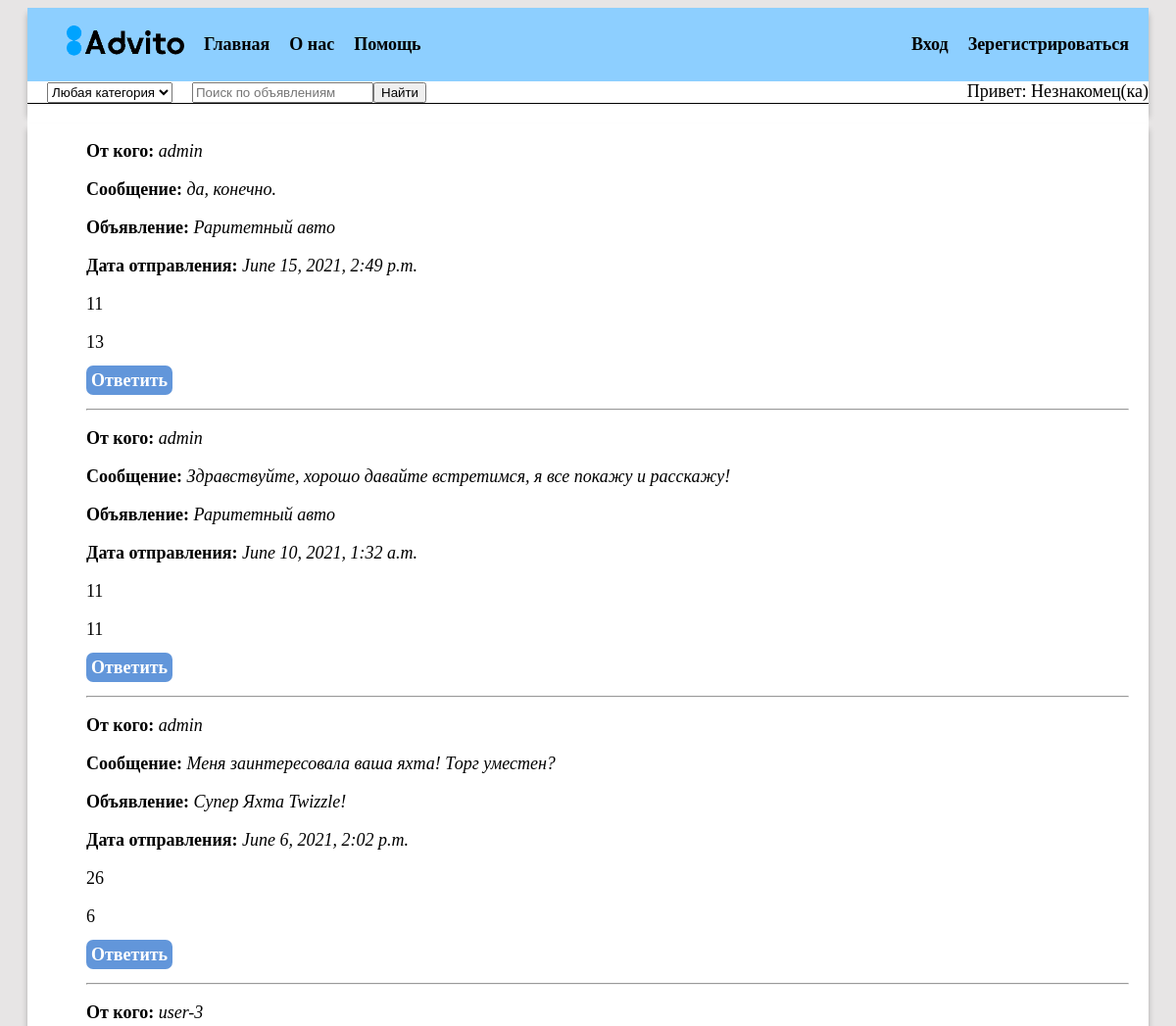
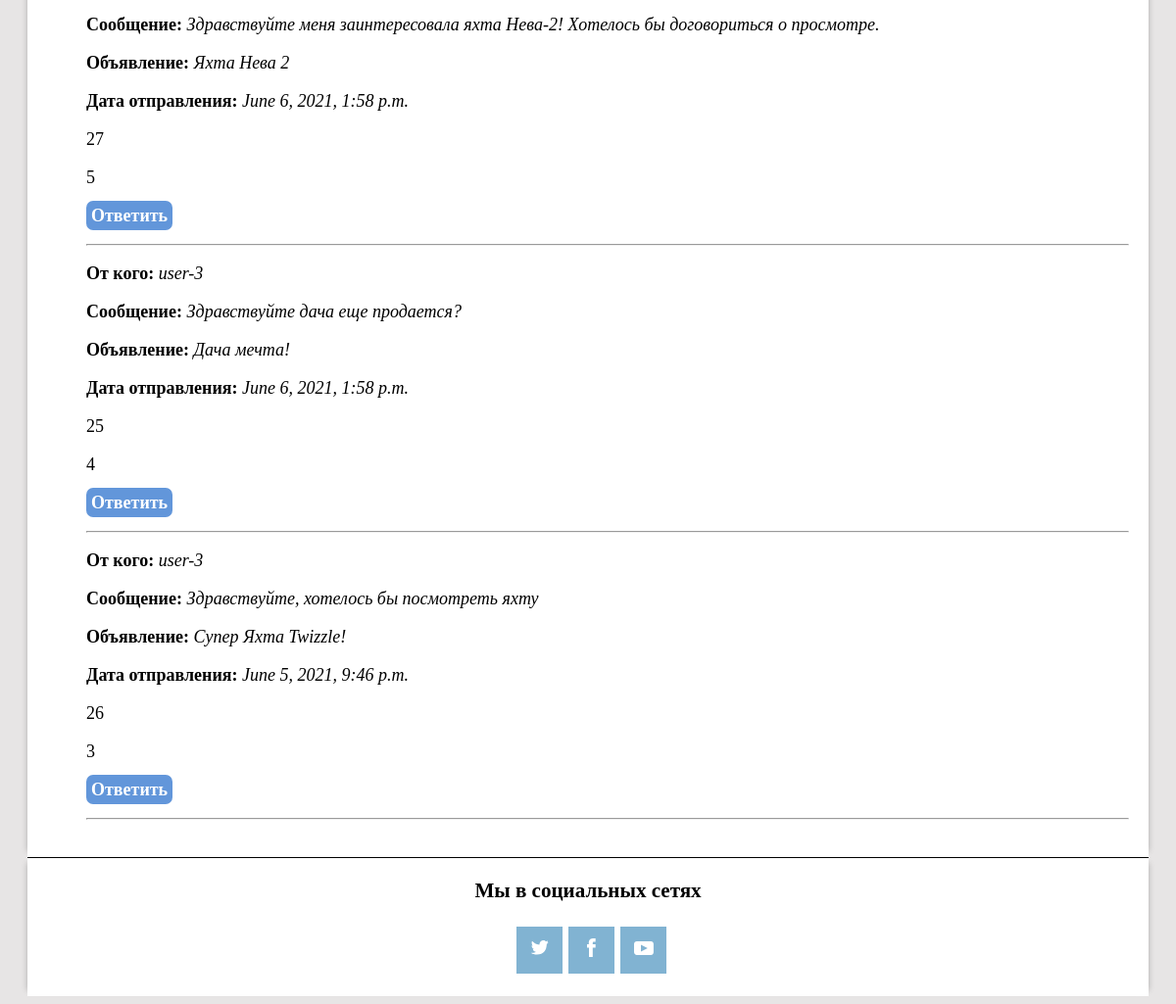
Page /advito/8/profile/message_to/ on the committed database (2 pictures, top to bottom).
### advito/models.py (models this page shows, shortened)
class Message(models.Model):
    author = models.ForeignKey(Profile, on_delete=models.CASCADE, verbose_name="Автор сообщения")
    to_whom = models.ForeignKey(User, on_delete=models.CASCADE, verbose_name="Кому сообщение")
    in_post = models.ForeignKey(Post, on_delete=models.CASCADE, null=True)
    text = models.TextField(verbose_name="Сообщение", blank=True, max_length=300)
    date_pub = models.DateTimeField(default=timezone.now, verbose_name="Дата создания")
    date_edit = models.DateTimeField(default=timezone.now, verbose_name="Дата редактирования")

class Profile(models.Model):
    user = models.OneToOneField(User, on_delete=models.CASCADE, related_name='user_profile')
    birth_date = models.DateField(verbose_name='Дата рождения', blank=True, null=True, validators=[validate_birth_date])
    about = models.TextField(verbose_name="Информация о пользователе", blank=True, max_length=300)
    phone = models.CharField(verbose_name="Телефон", null=True, blank=True, max_length=50)
    avatar = models.ImageField(verbose_name="Фото пользователя", upload_to=user_avatar_path)
    town = models.CharField(verbose_name="Город", null=True, blank=True, max_length=30)
    subscribers = models.ManyToManyField(User, blank=True, verbose_name="Подписчики пользователя", related_name='subscribers')
    def __str__(self):
        return f'{self.user}'

class Post(models.Model):
    author = models.ForeignKey(User, on_delete=models.CASCADE)
    category = models.ForeignKey(CategoryPost, on_delete=models.CASCADE, verbose_name="Категория", related_name='category')
    price = models.FloatField(verbose_name="Цена", blank=True)
    name_descript = models.CharField(max_length=200,  blank=True, verbose_name="Название объявления")
    description = models.TextField(max_length=1000, blank=True, verbose_name="Описание объявления")
    image = models.ImageField(upload_to=user_directory_path, verbose_name="Фото объявления")
    date_pub = models.DateTimeField(default=timezone.now, verbose_name="Дата объявления")
    date_edit = models.DateTimeField(default=timezone.now, verbose_name="Дата редактирования")
    class Meta:
        ordering=['-date_pub']

### advito/views_auth.py (the view)
# urls.py: path('<int:user_id>/profile/message_to/', views_auth.MessageToProfileView.as_view(), name='message_to_profile'),
class MessageToProfileView(ListView):
    model = Message
    categories= CategoryPost.objects.all()
    template_name = 'my_auth/message_to_profile.html'
    extra_context = {'categories':categories, }
    context = {}
    def get(self, request, *args, **kwargs):
        user_id = request.user.id
        if self.request.user.is_authenticated:
            messages = self.model.objects.filter(
                to_whom=user_id,
                date_pub__year=2021
            ).order_by('-date_pub')
            self.context['messages'] = messages
        return render(request, self.template_name, self.context)

### advito/templates/my_auth/message_to_profile.html (shortened to what this page needs)
{% extends 'base.html' %}
{% block content %}
  <div class="message-to-profile">
    {% if messages %}
      <ul class="messages-to">
        {% for message in messages %}
          <li class="message">
            <p class="message__name">От кого: <i class="message__name_text">{{ message.author }}</i></p>
            <p class="message__name">Сообщение: <i class="message__name_text">{{ message.text }}</i></p>
            <p class="message__name">Объявление: <i class="message__name_text">{{ message.in_post.name_descript }}</i></p>
            <p class="message__name">Дата отправления: <i class="message__name_text">{{ message.date_pub }}</i></p>
          </li>
        <p>{{message.in_post.id}}</p>
        <p>{{message.id}}</p>
          <p><a class="message-button" href="{% url 'advito:post_message_reply' message.in_post.id message.id %}">Ответить</a></p>
          <hr>
        {% endfor %}
      </ul>
    {% else %}
      <i>Пока сообщений нет</i>
    {% endif %}
  </div>
{% endblock  %}

### static/css/common.css (style rules this page uses)
html { background-color: #E7E5E5; box-sizing: border-box; font-family: 'Times New Roman', serif; }
body { font-size: 18px; }
a { text-decoration: none; cursor: pointer; }
li { list-style-type: none }
.message__name, .comment__name { font-weight: bold; }
.message__name_text, .comment__name_text { font-weight: initial; }

### static/css/style.css (style rules this page uses)
.message-button, .add-vaforite-button, .del-post-button, .create-post__button, .log-button__submit, .button__href, .button, .button__submit { cursor: pointer; border-radius: 7px; padding: 5px; background-color: rgb(98, 150, 218); font-weight: bold; color: #ffffff; max-width: 200px; margin-bottom: 10px; margin-top: 10px; }

### rows in the picture
Message: author "admin", text "да, конечно.", in_post.name_descript "Раритетный авто", date_pub "June 15, 2021, 2:49 p.m.", in_post.id "11", id "13"
Message: author "admin", text "Здравствуйте, хорошо давайте встретимся, я все покажу и расскажу!", in_post.name_descript "Раритетный авто", date_pub "June 10, 2021, 1:32 a.m.", in_post.id "11", id "11"
Message: author "admin", text "Меня заинтересовала ваша яхта! Торг уместен?", in_post.name_descript "Супер Яхта Twizzle!", date_pub "June 6, 2021, 2:02 p.m.", in_post.id "26", id "6"
Message: author "user-3", text "Здравствуйте меня заинтересовала яхта Нева-2! Хотелось бы договориться о просмотре.", in_post.name_descript "Яхта Нева 2", date_pub "June 6, 2021, 1:58 p.m.", in_post.id "27", id "5"
Message: author "user-3", text "Здравствуйте дача еще продается?", in_post.name_descript "Дача мечта!", date_pub "June 6, 2021, 1:58 p.m.", in_post.id "25", id "4"
Message: author "user-3", text "Здравствуйте, хотелось бы посмотреть яхту", in_post.name_descript "Супер Яхта Twizzle!", date_pub "June 5, 2021, 9:46 p.m.", in_post.id "26", id "3"
